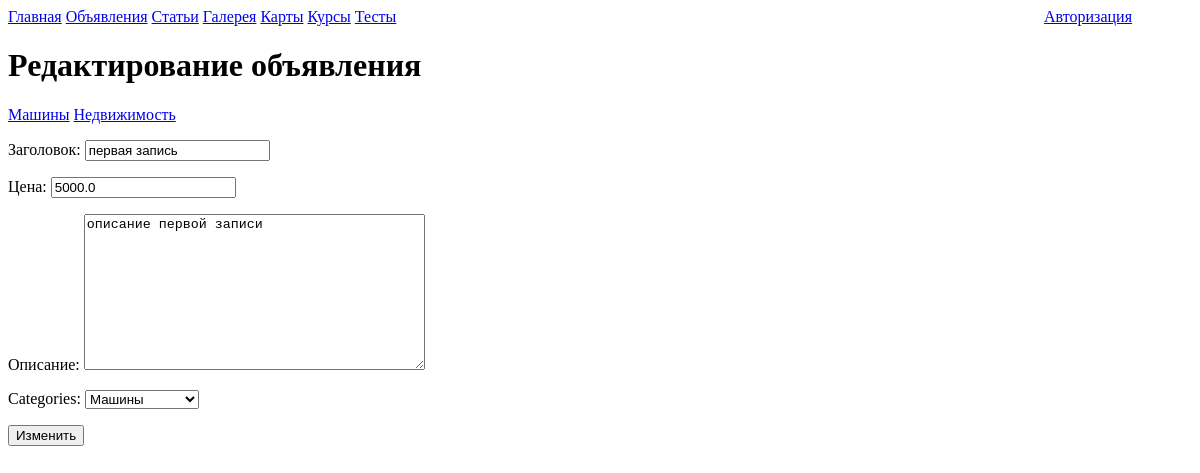
/bboard_update/1, run on an earlier commit of the app's database.
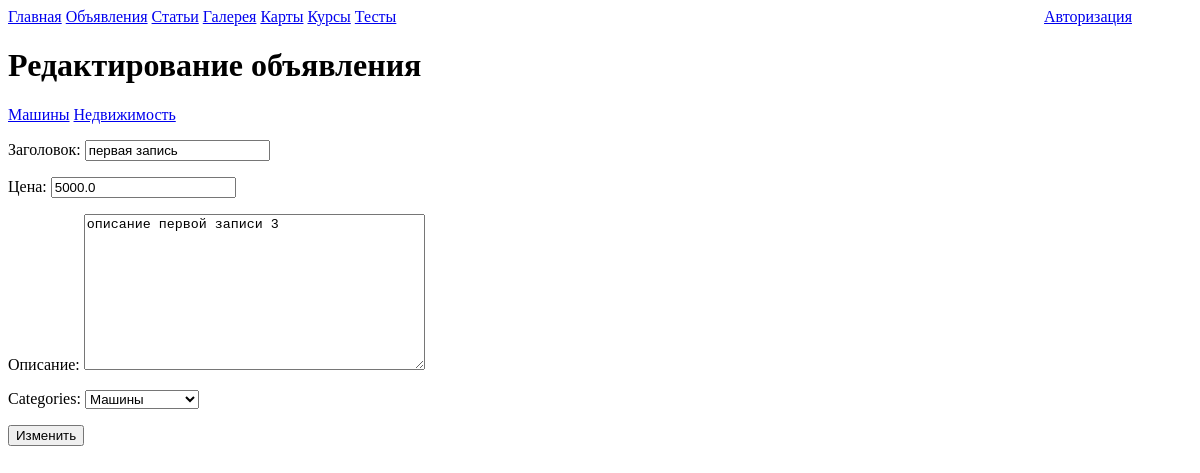
And on a later commit of the database.
### MySyte/apps/bboard/models.py (models this page shows, shortened)
class Bboard(models.Model):
	title = models.CharField('Заголовок', max_length=150)
	coast = models.FloatField('Цена')
	description = models.TextField('Описание')
	categories = models.ForeignKey(Bboard_categories, on_delete=models.CASCADE, null=True)
	class Meta:
		verbose_name = 'Объявление'
		verbose_name_plural = 'Объявления'

### MySyte/apps/bboard/views.py (the view)
# urls.py: path('bboard_update/<int:pk>', views.Bboard_update.as_view(), name='update'),
class Bboard_update(UpdateView):
	model = Bboard
	template_name = 'bboard/bboard_edit.html'
	models_form = BbForm
	fields = ('title', 'coast', 'description', 'categories')
	success_url = '/'
	def get_context_data(self, **kwargs):
		context = super().get_context_data(**kwargs)
		context['categories'] = Bboard_categories.objects.all()
		return context

### MySyte/apps/bboard/models.py (called while the page is built)
	def __str__(self):
		return self.categories

### MySyte/templates/bboard/bboard_edit.html (shortened to what this page needs)
{% extends 'base.html' %}
{% block body %}
	<h1>Редактирование объявления</h1>
	<div>
		{% for categori in categories %}
			<a href="{% url 'bboard:sorting' categori.id %}">{{categori}}</a>
		{% endfor %}
	</div>
	<form method="POST">
		{{form.as_p}}
		<input type="submit" value="Изменить">
	</form>
{% endblock %}

What changed in the data, as far as the page shows it:
changed Bboard "первая запись": description "описание первой записи" → "описание первой записи 3"
